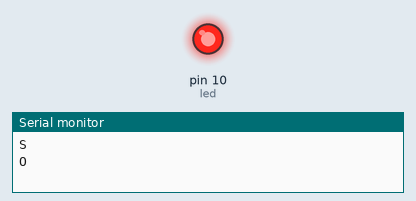
Simulated run of this sketch. Board: Arduino Uno, built with avr-gcc and run on an emulated ATmega328P. Parts: output pins drawn as LEDs (lit = HIGH), the last lines printed to the serial monitor.

Above: at 0.9 s.
At 3.9 s:
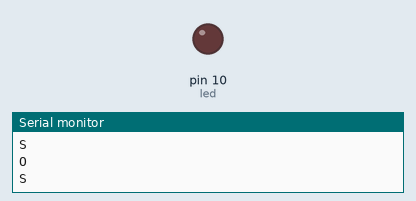
Timing chart, 0 to 6.5 s (numbered marks = the images above):
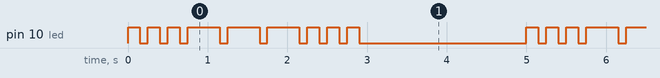

Measured:
- by itself, pin 10 (led): repeats every 5.0 s: 2 × (LOW 0.10 s, HIGH 0.15 s), 3 × (LOW 0.10 s, HIGH 0.40 s), 3 × (LOW 0.10 s, HIGH 0.15 s), LOW 2.1 s, HIGH 0.15 s
- by itself, everything shown: repeats every 5.0 s, in 18 steps

The sketch:

exercise1_SOS.ino
```cpp
const int led = 10;

void setup() {
  pinMode(led, OUTPUT);
  Serial.begin(9600);
}
void blink(int onMs) {
  digitalWrite(led, HIGH);
  delay(onMs);
  digitalWrite(led, LOW);
  delay(100);
}
void loop() {
  Serial.println("S");
  for (int i = 0; i < 3; i++) {
    blink(150);
  }
  Serial.println("O");
  for (int i = 0; i < 3; i++) {
    blink(400);
  }
  Serial.println("S");
  for (int i = 0; i < 3; i++) {
    blink(150);
  }
  delay(2000);
}
```
